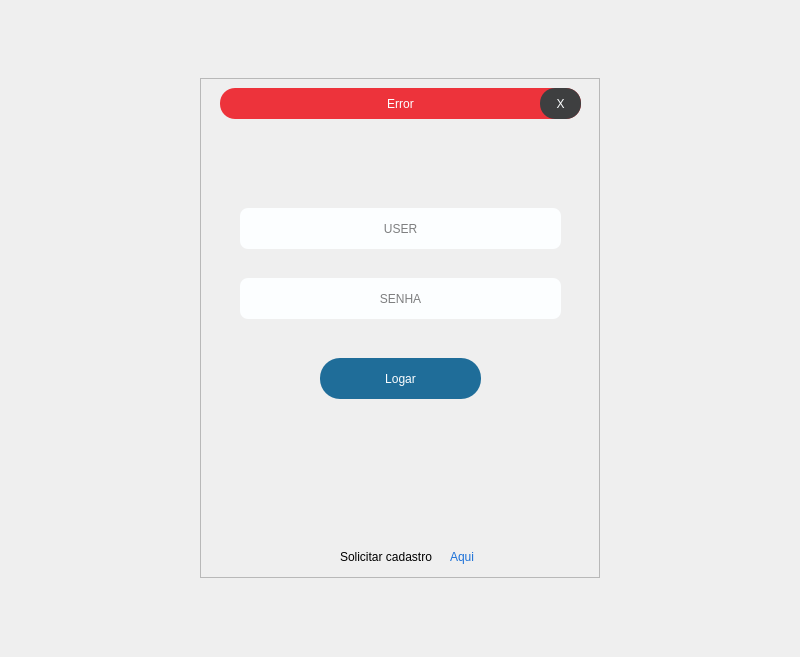
<?xml version="1.0" encoding="UTF-8"?>
<ui version="4.0">
 <class>LoginScreen</class>
 <widget class="QMainWindow" name="LoginScreen">
  <property name="geometry">
   <rect>
    <x>0</x>
    <y>0</y>
    <width>800</width>
    <height>657</height>
   </rect>
  </property>
  <property name="windowTitle">
   <string>MainWindow</string>
  </property>
  <widget class="QWidget" name="centralwidget">
   <layout class="QHBoxLayout" name="horizontalLayout">
    <item>
     <widget class="QStackedWidget" name="stackedWidget">
      <property name="currentIndex">
       <number>0</number>
      </property>
      <widget class="QWidget" name="Login">
       <layout class="QHBoxLayout" name="horizontalLayout_2">
        <item>
         <widget class="QFrame" name="frame">
          <property name="maximumSize">
           <size>
            <width>400</width>
            <height>500</height>
           </size>
          </property>
          <property name="frameShape">
           <enum>QFrame::StyledPanel</enum>
          </property>
          <property name="frameShadow">
           <enum>QFrame::Raised</enum>
          </property>
          <widget class="QLineEdit" name="User">
           <property name="geometry">
            <rect>
             <x>40</x>
             <y>130</y>
             <width>321</width>
             <height>41</height>
            </rect>
           </property>
           <property name="styleSheet">
            <string notr="true">background-color: rgb(252, 254, 255);
border-radius: 8px;
color: rgb(0, 0, 0);</string>
           </property>
           <property name="alignment">
            <set>Qt::AlignCenter</set>
           </property>
           <property name="placeholderText">
            <string>USER</string>
           </property>
          </widget>
          <widget class="QLineEdit" name="Senha">
           <property name="geometry">
            <rect>
             <x>40</x>
             <y>200</y>
             <width>321</width>
             <height>41</height>
            </rect>
           </property>
           <property name="styleSheet">
            <string notr="true">background-color: rgb(252, 254, 255);
border-radius: 8px;
color: rgb(0, 0, 0);</string>
           </property>
           <property name="echoMode">
            <enum>QLineEdit::Password</enum>
           </property>
           <property name="alignment">
            <set>Qt::AlignCenter</set>
           </property>
           <property name="placeholderText">
            <string>SENHA</string>
           </property>
          </widget>
          <widget class="QPushButton" name="btnLogar">
           <property name="geometry">
            <rect>
             <x>120</x>
             <y>280</y>
             <width>161</width>
             <height>41</height>
            </rect>
           </property>
           <property name="styleSheet">
            <string notr="true">background-color: rgb(31, 109, 153);
color: rgb(252, 254, 255);
border-radius:20px;</string>
           </property>
           <property name="text">
            <string>Logar</string>
           </property>
          </widget>
          <widget class="QLabel" name="label">
           <property name="geometry">
            <rect>
             <x>140</x>
             <y>470</y>
             <width>111</width>
             <height>18</height>
            </rect>
           </property>
           <property name="text">
            <string>Solicitar cadastro</string>
           </property>
          </widget>
          <widget class="QLabel" name="btnCadastro">
           <property name="geometry">
            <rect>
             <x>250</x>
             <y>470</y>
             <width>41</width>
             <height>18</height>
            </rect>
           </property>
           <property name="styleSheet">
            <string notr="true">color: rgb(28, 113, 216);</string>
           </property>
           <property name="text">
            <string>Aqui</string>
           </property>
          </widget>
          <widget class="QFrame" name="Aviso">
           <property name="geometry">
            <rect>
             <x>20</x>
             <y>10</y>
             <width>361</width>
             <height>31</height>
            </rect>
           </property>
           <property name="styleSheet">
            <string notr="true">background-color: rgb(237, 51, 59);
border-radius: 15px;</string>
           </property>
           <property name="frameShape">
            <enum>QFrame::StyledPanel</enum>
           </property>
           <property name="frameShadow">
            <enum>QFrame::Raised</enum>
           </property>
           <widget class="QLabel" name="avisoLabel">
            <property name="geometry">
             <rect>
              <x>10</x>
              <y>0</y>
              <width>341</width>
              <height>31</height>
             </rect>
            </property>
            <property name="styleSheet">
             <string notr="true">color: rgb(252, 254, 255);</string>
            </property>
            <property name="text">
             <string>Error</string>
            </property>
            <property name="alignment">
             <set>Qt::AlignCenter</set>
            </property>
           </widget>
           <widget class="QPushButton" name="btnFecharAviso">
            <property name="geometry">
             <rect>
              <x>320</x>
              <y>0</y>
              <width>41</width>
              <height>31</height>
             </rect>
            </property>
            <property name="styleSheet">
             <string notr="true">background-color: rgb(62, 63, 64);
color: rgb(252, 254, 255);</string>
            </property>
            <property name="text">
             <string>X</string>
            </property>
           </widget>
          </widget>
         </widget>
        </item>
       </layout>
      </widget>
      <widget class="QWidget" name="Cadastrar">
       <layout class="QHBoxLayout" name="horizontalLayout_3">
        <item>
         <widget class="QFrame" name="frame_2">
          <property name="maximumSize">
           <size>
            <width>724</width>
            <height>624</height>
           </size>
          </property>
          <property name="styleSheet">
           <string notr="true">border: none;</string>
          </property>
          <property name="frameShape">
           <enum>QFrame::StyledPanel</enum>
          </property>
          <property name="frameShadow">
           <enum>QFrame::Raised</enum>
          </property>
          <widget class="QLineEdit" name="Hospital">
           <property name="geometry">
            <rect>
             <x>120</x>
             <y>20</y>
             <width>491</width>
             <height>41</height>
            </rect>
           </property>
           <property name="styleSheet">
            <string notr="true">background-color: rgb(252, 254, 255);
border-radius: 8px;
color: rgb(0, 0, 0);</string>
           </property>
           <property name="text">
            <string/>
           </property>
           <property name="alignment">
            <set>Qt::AlignCenter</set>
           </property>
           <property name="placeholderText">
            <string>HOSPITAL</string>
           </property>
          </widget>
          <widget class="QLineEdit" name="UserC">
           <property name="geometry">
            <rect>
             <x>120</x>
             <y>80</y>
             <width>491</width>
             <height>41</height>
            </rect>
           </property>
           <property name="styleSheet">
            <string notr="true">background-color: rgb(252, 254, 255);
border-radius: 8px;
color: rgb(0, 0, 0);</string>
           </property>
           <property name="text">
            <string/>
           </property>
           <property name="alignment">
            <set>Qt::AlignCenter</set>
           </property>
           <property name="placeholderText">
            <string>USUARIO</string>
           </property>
          </widget>
          <widget class="QLineEdit" name="Email">
           <property name="geometry">
            <rect>
             <x>120</x>
             <y>140</y>
             <width>491</width>
             <height>41</height>
            </rect>
           </property>
           <property name="styleSheet">
            <string notr="true">background-color: rgb(252, 254, 255);
border-radius: 8px;
color: rgb(0, 0, 0);</string>
           </property>
           <property name="text">
            <string/>
           </property>
           <property name="alignment">
            <set>Qt::AlignCenter</set>
           </property>
           <property name="placeholderText">
            <string>E-MAIL</string>
           </property>
          </widget>
          <widget class="QLineEdit" name="SenhaC">
           <property name="geometry">
            <rect>
             <x>120</x>
             <y>210</y>
             <width>241</width>
             <height>41</height>
            </rect>
           </property>
           <property name="styleSheet">
            <string notr="true">background-color: rgb(252, 254, 255);
border-radius: 8px;
color: rgb(0, 0, 0);</string>
           </property>
           <property name="text">
            <string/>
           </property>
           <property name="alignment">
            <set>Qt::AlignCenter</set>
           </property>
           <property name="placeholderText">
            <string>SENHA</string>
           </property>
          </widget>
          <widget class="QLineEdit" name="RepetirSenha">
           <property name="geometry">
            <rect>
             <x>380</x>
             <y>210</y>
             <width>231</width>
             <height>41</height>
            </rect>
           </property>
           <property name="styleSheet">
            <string notr="true">background-color: rgb(252, 254, 255);
border-radius: 8px;
color: rgb(0, 0, 0);</string>
           </property>
           <property name="text">
            <string/>
           </property>
           <property name="alignment">
            <set>Qt::AlignCenter</set>
           </property>
           <property name="placeholderText">
            <string>REPETIR SENHA</string>
           </property>
          </widget>
          <widget class="QLineEdit" name="Rua">
           <property name="geometry">
            <rect>
             <x>120</x>
             <y>280</y>
             <width>241</width>
             <height>41</height>
            </rect>
           </property>
           <property name="styleSheet">
            <string notr="true">background-color: rgb(252, 254, 255);
border-radius: 8px;
color: rgb(0, 0, 0);</string>
           </property>
           <property name="text">
            <string/>
           </property>
           <property name="alignment">
            <set>Qt::AlignCenter</set>
           </property>
           <property name="placeholderText">
            <string>RUA</string>
           </property>
          </widget>
          <widget class="QLineEdit" name="Numero">
           <property name="geometry">
            <rect>
             <x>380</x>
             <y>280</y>
             <width>231</width>
             <height>41</height>
            </rect>
           </property>
           <property name="styleSheet">
            <string notr="true">background-color: rgb(252, 254, 255);
border-radius: 8px;
color: rgb(0, 0, 0);</string>
           </property>
           <property name="text">
            <string/>
           </property>
           <property name="alignment">
            <set>Qt::AlignCenter</set>
           </property>
           <property name="placeholderText">
            <string>N°</string>
           </property>
          </widget>
          <widget class="QLineEdit" name="Cidade">
           <property name="geometry">
            <rect>
             <x>120</x>
             <y>340</y>
             <width>241</width>
             <height>41</height>
            </rect>
           </property>
           <property name="styleSheet">
            <string notr="true">background-color: rgb(252, 254, 255);
border-radius: 8px;
color: rgb(0, 0, 0);</string>
           </property>
           <property name="text">
            <string/>
           </property>
           <property name="alignment">
            <set>Qt::AlignCenter</set>
           </property>
           <property name="placeholderText">
            <string>CIDADE</string>
           </property>
          </widget>
          <widget class="QLineEdit" name="Bairro">
           <property name="geometry">
            <rect>
             <x>380</x>
             <y>340</y>
             <width>231</width>
             <height>41</height>
            </rect>
           </property>
           <property name="styleSheet">
            <string notr="true">background-color: rgb(252, 254, 255);
border-radius: 8px;
color: rgb(0, 0, 0);</string>
           </property>
           <property name="text">
            <string/>
           </property>
           <property name="alignment">
            <set>Qt::AlignCenter</set>
           </property>
           <property name="placeholderText">
            <string>BAIRRO</string>
           </property>
          </widget>
          <widget class="QLineEdit" name="Cep">
           <property name="geometry">
            <rect>
             <x>120</x>
             <y>400</y>
             <width>241</width>
             <height>41</height>
            </rect>
           </property>
           <property name="styleSheet">
            <string notr="true">background-color: rgb(252, 254, 255);
border-radius: 8px;
color: rgb(0, 0, 0);</string>
           </property>
           <property name="text">
            <string/>
           </property>
           <property name="alignment">
            <set>Qt::AlignCenter</set>
           </property>
           <property name="placeholderText">
            <string>CEP</string>
           </property>
          </widget>
          <widget class="QLineEdit" name="Estado">
           <property name="geometry">
            <rect>
             <x>380</x>
             <y>400</y>
             <width>231</width>
             <height>41</height>
            </rect>
           </property>
           <property name="styleSheet">
            <string notr="true">background-color: rgb(252, 254, 255);
border-radius: 8px;
color: rgb(0, 0, 0);</string>
           </property>
           <property name="text">
            <string/>
           </property>
           <property name="alignment">
            <set>Qt::AlignCenter</set>
           </property>
           <property name="placeholderText">
            <string>ESTADO</string>
           </property>
          </widget>
          <widget class="QLineEdit" name="Telefone">
           <property name="geometry">
            <rect>
             <x>120</x>
             <y>460</y>
             <width>241</width>
             <height>41</height>
            </rect>
           </property>
           <property name="styleSheet">
            <string notr="true">background-color: rgb(252, 254, 255);
border-radius: 8px;
color: rgb(0, 0, 0);</string>
           </property>
           <property name="text">
            <string/>
           </property>
           <property name="alignment">
            <set>Qt::AlignCenter</set>
           </property>
           <property name="placeholderText">
            <string>TELEFONE</string>
           </property>
          </widget>
          <widget class="QRadioButton" name="radioPublico">
           <property name="geometry">
            <rect>
             <x>250</x>
             <y>520</y>
             <width>102</width>
             <height>24</height>
            </rect>
           </property>
           <property name="text">
            <string>PUBLICO</string>
           </property>
          </widget>
          <widget class="QRadioButton" name="radioPrivado">
           <property name="geometry">
            <rect>
             <x>400</x>
             <y>520</y>
             <width>102</width>
             <height>24</height>
            </rect>
           </property>
           <property name="text">
            <string>PRIVADO</string>
           </property>
           <property name="checked">
            <bool>true</bool>
           </property>
          </widget>
          <widget class="QPushButton" name="btnCadastrar">
           <property name="geometry">
            <rect>
             <x>380</x>
             <y>570</y>
             <width>221</width>
             <height>41</height>
            </rect>
           </property>
           <property name="styleSheet">
            <string notr="true">background-color: rgb(31, 109, 153);
color: rgb(252, 254, 255);
border-radius:20px;</string>
           </property>
           <property name="text">
            <string>Cadastrar</string>
           </property>
          </widget>
          <widget class="QPushButton" name="btnVoltar">
           <property name="geometry">
            <rect>
             <x>120</x>
             <y>570</y>
             <width>221</width>
             <height>41</height>
            </rect>
           </property>
           <property name="styleSheet">
            <string notr="true">background-color: rgb(82, 160, 204);
color: rgb(252, 254, 255);
border-radius:20px;</string>
           </property>
           <property name="text">
            <string>Voltar</string>
           </property>
          </widget>
          <widget class="QLineEdit" name="Cnes">
           <property name="geometry">
            <rect>
             <x>380</x>
             <y>460</y>
             <width>231</width>
             <height>41</height>
            </rect>
           </property>
           <property name="styleSheet">
            <string notr="true">background-color: rgb(252, 254, 255);
border-radius: 8px;
color: rgb(0, 0, 0);</string>
           </property>
           <property name="text">
            <string/>
           </property>
           <property name="alignment">
            <set>Qt::AlignCenter</set>
           </property>
           <property name="placeholderText">
            <string>CNES</string>
           </property>
          </widget>
         </widget>
        </item>
       </layout>
      </widget>
     </widget>
    </item>
   </layout>
  </widget>
 </widget>
 <resources/>
 <connections/>
</ui>
